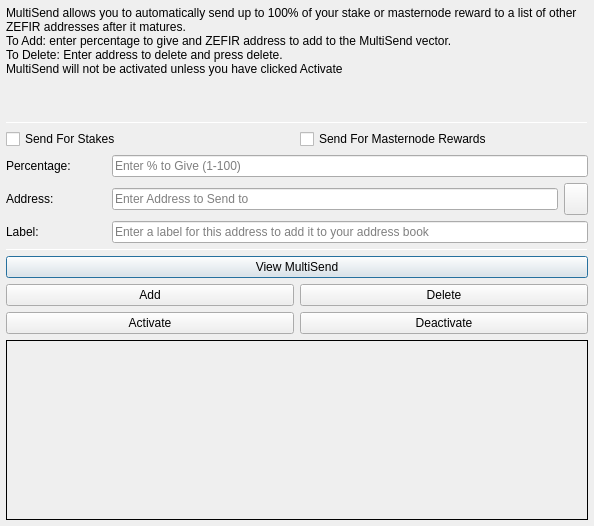
<?xml version="1.0" encoding="UTF-8"?>
<ui version="4.0">
 <class>MultiSendDialog</class>
 <widget class="QDialog" name="MultiSendDialog">
  <property name="windowModality">
   <enum>Qt::NonModal</enum>
  </property>
  <property name="geometry">
   <rect>
    <x>0</x>
    <y>0</y>
    <width>594</width>
    <height>526</height>
   </rect>
  </property>
  <property name="windowTitle">
   <string>MultiSend</string>
  </property>
  <layout class="QVBoxLayout" name="verticalLayout" stretch="0">
   <property name="leftMargin">
    <number>6</number>
   </property>
   <property name="topMargin">
    <number>6</number>
   </property>
   <property name="rightMargin">
    <number>6</number>
   </property>
   <property name="bottomMargin">
    <number>6</number>
   </property>
   <item>
    <layout class="QVBoxLayout" name="verticalLayout_Main" stretch="1,1,1,0,1,1,1">
     <item>
      <widget class="QLabel" name="label_2">
       <property name="lineWidth">
        <number>1</number>
       </property>
       <property name="text">
        <string>MultiSend allows you to automatically send up to 100% of your stake or masternode reward to a list of other ZEFIR addresses after it matures.
To Add: enter percentage to give and ZEFIR address to add to the MultiSend vector.
To Delete: Enter address to delete and press delete.
MultiSend will not be activated unless you have clicked Activate</string>
       </property>
       <property name="alignment">
        <set>Qt::AlignLeading|Qt::AlignLeft|Qt::AlignTop</set>
       </property>
       <property name="wordWrap">
        <bool>true</bool>
       </property>
      </widget>
     </item>
     <item>
      <widget class="Line" name="line">
       <property name="minimumSize">
        <size>
         <width>0</width>
         <height>1</height>
        </size>
       </property>
       <property name="maximumSize">
        <size>
         <width>16777215</width>
         <height>1</height>
        </size>
       </property>
       <property name="orientation">
        <enum>Qt::Horizontal</enum>
       </property>
      </widget>
     </item>
     <item>
      <layout class="QVBoxLayout" name="verticalLayout_Settings">
       <item>
        <layout class="QHBoxLayout" name="horizontalLayout">
         <item>
          <widget class="QCheckBox" name="multiSendStakeCheckBox">
           <property name="text">
            <string>Send For Stakes</string>
           </property>
          </widget>
         </item>
         <item>
          <widget class="QCheckBox" name="multiSendMasternodeCheckBox">
           <property name="text">
            <string>Send For Masternode Rewards</string>
           </property>
          </widget>
         </item>
        </layout>
       </item>
       <item>
        <layout class="QHBoxLayout" name="horizontalLayout_6">
         <item>
          <widget class="QLabel" name="label">
           <property name="minimumSize">
            <size>
             <width>100</width>
             <height>0</height>
            </size>
           </property>
           <property name="toolTip">
            <string>Percentage of stake to send</string>
           </property>
           <property name="text">
            <string>Percentage:</string>
           </property>
          </widget>
         </item>
         <item>
          <widget class="QLineEdit" name="multiSendPercentEdit">
           <property name="toolTip">
            <string>Enter whole numbers 1 - 100</string>
           </property>
           <property name="placeholderText">
            <string>Enter % to Give (1-100)</string>
           </property>
          </widget>
         </item>
        </layout>
       </item>
       <item>
        <layout class="QHBoxLayout" name="horizontalLayout_7">
         <item>
          <widget class="QLabel" name="label_5">
           <property name="minimumSize">
            <size>
             <width>100</width>
             <height>0</height>
            </size>
           </property>
           <property name="toolTip">
            <string>Address to send portion of stake to</string>
           </property>
           <property name="text">
            <string>Address:</string>
           </property>
          </widget>
         </item>
         <item>
          <widget class="QLineEdit" name="multiSendAddressEdit">
           <property name="toolTip">
            <string/>
           </property>
           <property name="placeholderText">
            <string>Enter Address to Send to</string>
           </property>
          </widget>
         </item>
         <item>
          <widget class="QToolButton" name="addressBookButton">
           <property name="maximumSize">
            <size>
             <width>16777215</width>
             <height>32</height>
            </size>
           </property>
           <property name="toolTip">
            <string>Choose an address from the address book</string>
           </property>
           <property name="text">
            <string/>
           </property>
           <property name="icon">
            <iconset resource="../zefir.qrc">
             <normaloff>:/icons/address-book</normaloff>:/icons/address-book</iconset>
           </property>
           <property name="shortcut">
            <string>Alt+A</string>
           </property>
          </widget>
         </item>
        </layout>
       </item>
      </layout>
     </item>
     <item>
      <layout class="QHBoxLayout" name="horizontalLayout_3">
       <item>
        <widget class="QLabel" name="label_3">
         <property name="minimumSize">
          <size>
           <width>100</width>
           <height>0</height>
          </size>
         </property>
         <property name="text">
          <string>Label:</string>
         </property>
        </widget>
       </item>
       <item>
        <widget class="QLineEdit" name="labelAddressLabelEdit">
         <property name="placeholderText">
          <string>Enter a label for this address to add it to your address book</string>
         </property>
        </widget>
       </item>
      </layout>
     </item>
     <item>
      <widget class="Line" name="line_2">
       <property name="minimumSize">
        <size>
         <width>0</width>
         <height>1</height>
        </size>
       </property>
       <property name="maximumSize">
        <size>
         <width>16777215</width>
         <height>1</height>
        </size>
       </property>
       <property name="orientation">
        <enum>Qt::Horizontal</enum>
       </property>
      </widget>
     </item>
     <item>
      <layout class="QVBoxLayout" name="verticalLayout_Buttons">
       <item>
        <layout class="QHBoxLayout" name="horizontalLayout_4">
         <item>
          <widget class="QPushButton" name="viewButton">
           <property name="toolTip">
            <string/>
           </property>
           <property name="statusTip">
            <string>View MultiSend Vector</string>
           </property>
           <property name="text">
            <string>View MultiSend</string>
           </property>
          </widget>
         </item>
        </layout>
       </item>
       <item>
        <layout class="QHBoxLayout" name="horizontalLayout_2">
         <item>
          <widget class="QPushButton" name="addButton">
           <property name="toolTip">
            <string/>
           </property>
           <property name="statusTip">
            <string>Add to MultiSend Vector</string>
           </property>
           <property name="text">
            <string>Add</string>
           </property>
          </widget>
         </item>
         <item>
          <widget class="QPushButton" name="deleteButton">
           <property name="toolTip">
            <string/>
           </property>
           <property name="statusTip">
            <string>Delete Address From MultiSend Vector</string>
           </property>
           <property name="text">
            <string>Delete</string>
           </property>
          </widget>
         </item>
        </layout>
       </item>
       <item>
        <layout class="QHBoxLayout" name="horizontalLayout_5">
         <item>
          <widget class="QPushButton" name="activateButton">
           <property name="statusTip">
            <string>Activate MultiSend</string>
           </property>
           <property name="text">
            <string>Activate</string>
           </property>
          </widget>
         </item>
         <item>
          <widget class="QPushButton" name="disableButton">
           <property name="statusTip">
            <string>Deactivate MultiSend</string>
           </property>
           <property name="text">
            <string>Deactivate</string>
           </property>
          </widget>
         </item>
        </layout>
       </item>
      </layout>
     </item>
     <item>
      <widget class="QLabel" name="message">
       <property name="minimumSize">
        <size>
         <width>0</width>
         <height>180</height>
        </size>
       </property>
       <property name="frameShape">
        <enum>QFrame::Panel</enum>
       </property>
       <property name="frameShadow">
        <enum>QFrame::Plain</enum>
       </property>
       <property name="lineWidth">
        <number>1</number>
       </property>
       <property name="midLineWidth">
        <number>1</number>
       </property>
       <property name="text">
        <string/>
       </property>
       <property name="alignment">
        <set>Qt::AlignLeading|Qt::AlignLeft|Qt::AlignTop</set>
       </property>
       <property name="wordWrap">
        <bool>true</bool>
       </property>
      </widget>
     </item>
    </layout>
   </item>
  </layout>
 </widget>
 <resources>
  <include location="../zefir.qrc"/>
 </resources>
 <connections/>
</ui>
